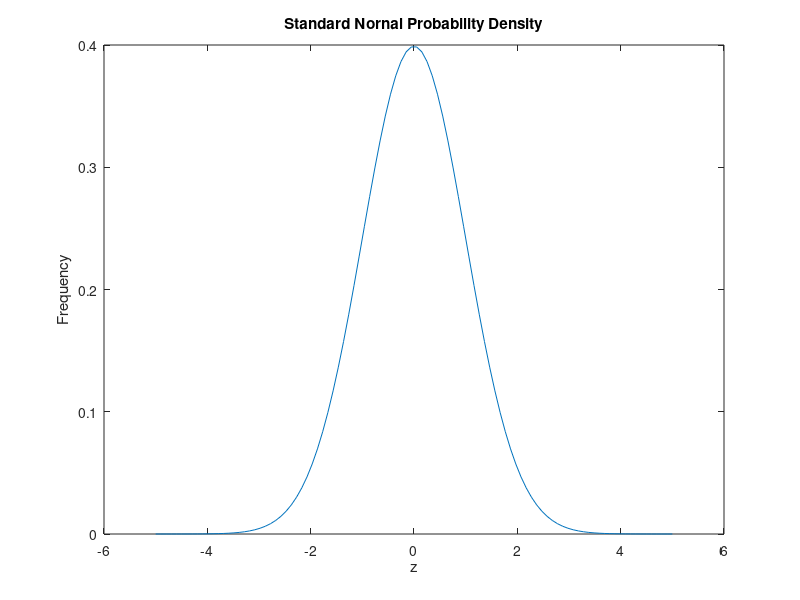

This figure's MATLAB source:
% Max Ryterski
% MECH105
% 8/28/19
% Homework 1
clc; clear;
z = linspace(-5,5);
f = (1/sqrt(2*pi)).*exp(-z.^2./2);
plot(z,f)
title('Standard Nornal Probability Density')
xlabel('z')
ylabel('Frequency')